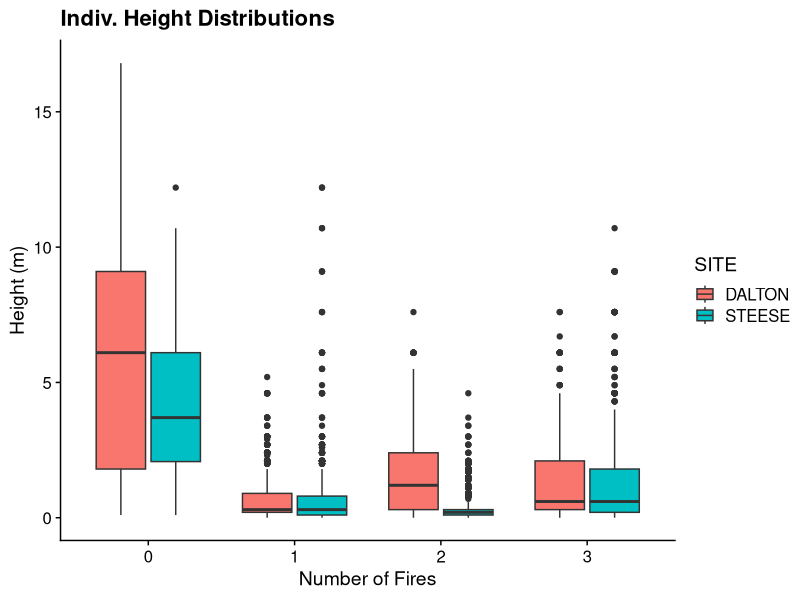
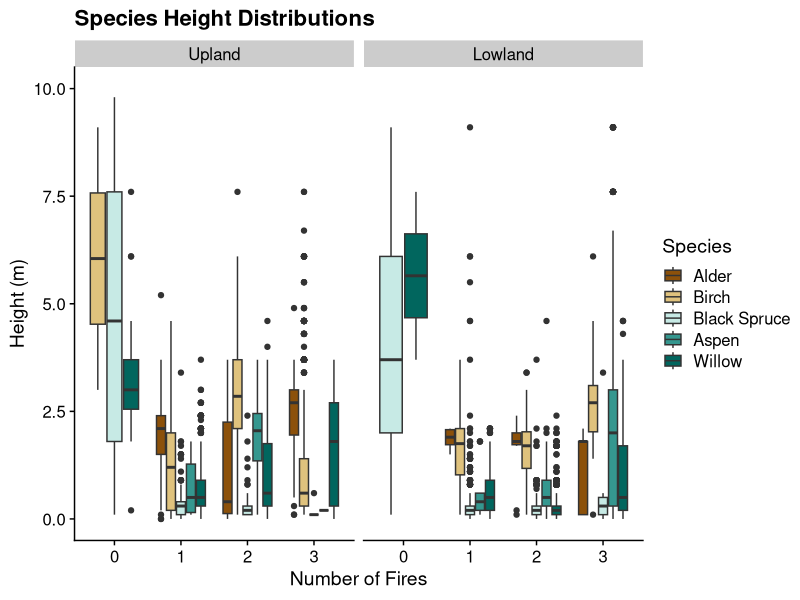

Generate these figures, in order, with R:
# heights of trees

library(tidyverse)
library(cowplot)
theme_set(theme_cowplot())
library(here)

height <- read.csv(here("data/heights.csv"))

colnames(height)

height$CANOPY <- as.numeric(height$CANOPY)

ggplot(height, aes(x = as.factor(TREAT), y = HEIGHT_M, fill = SITE)) + 
  geom_boxplot() + labs(x = "Number of Fires", y = "Height (m)", title = "Indiv. Height Distributions")

site_names <- c('DALTON' = "Upland",
                'STEESE' = "Lowland") # comes from https://stackoverflow.com/questions/3472980/how-to-change-facet-labels

height %>%
  filter(SPP != "ARCTO") %>%
  filter(SPP != "PIGL") %>%
  filter(SPP != "POBA") %>%
  filter(CANOPY > 0) %>%
  ggplot(aes(x = as.factor(TREAT), y = HEIGHT_M, fill = SPP)) + 
  geom_boxplot() + ylim(0,10) + facet_wrap(~SITE, labeller = as_labeller(site_names)) + 
  labs(x = "Number of Fires", y = "Height (m)", 
       title = "Species Height Distributions") + 
  scale_fill_manual(values = c("#8c510a",  "#dfc27d",
                               "#c7eae5", "#35978f", "#01665e"),
                    name = "Species",
                    labels = c("Alder",  "Birch",
                                "Black Spruce",
                              "Aspen", "Willow"))
